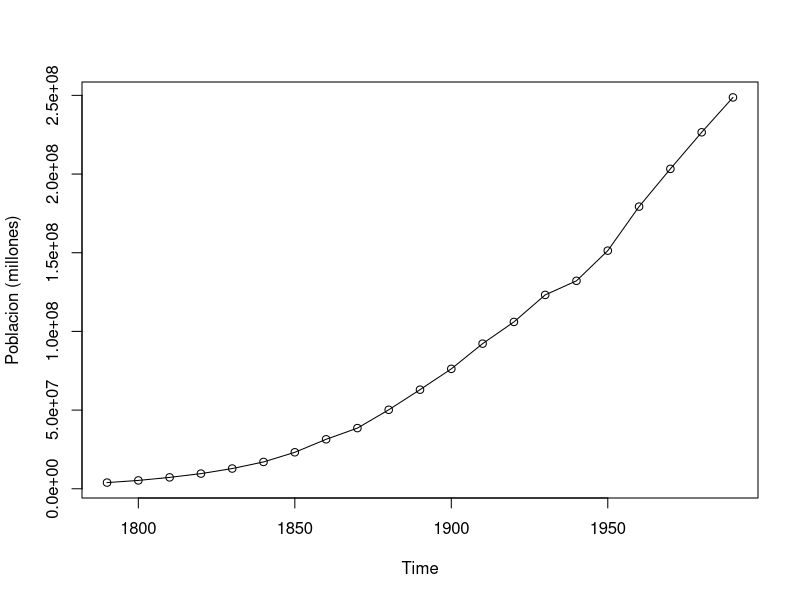
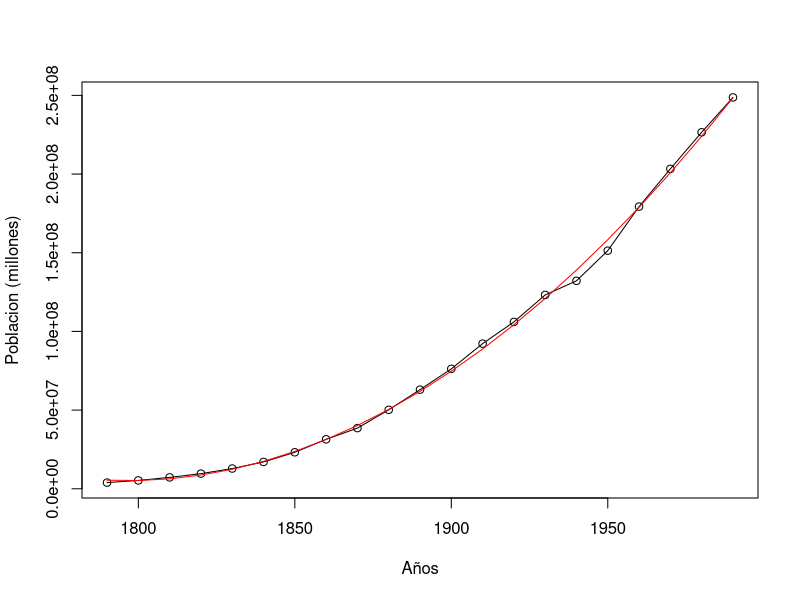
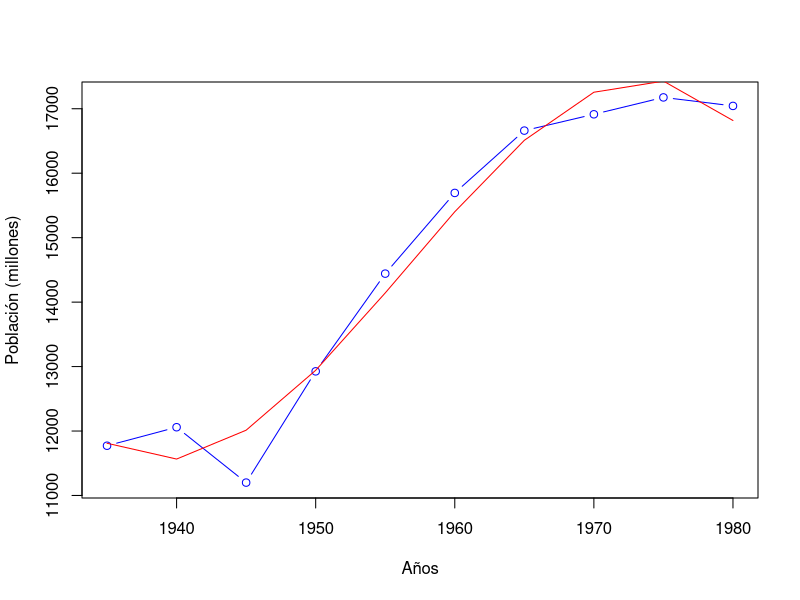
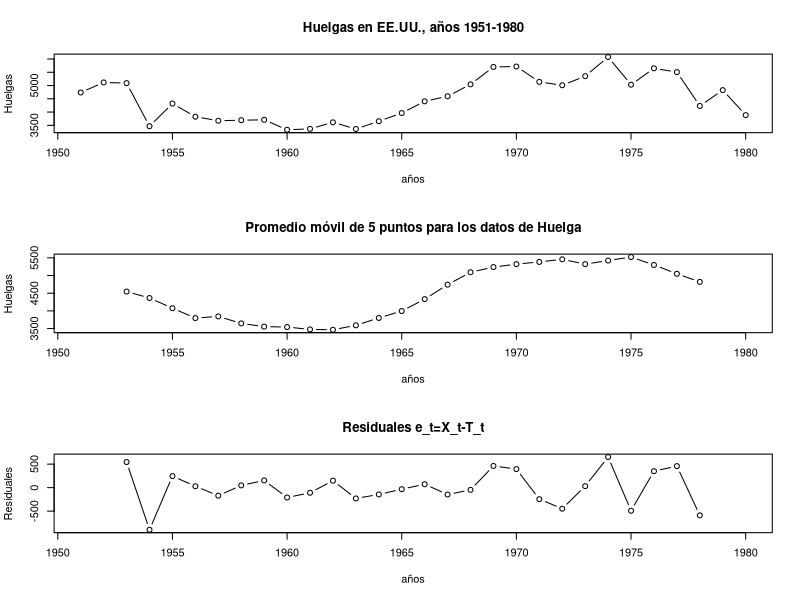
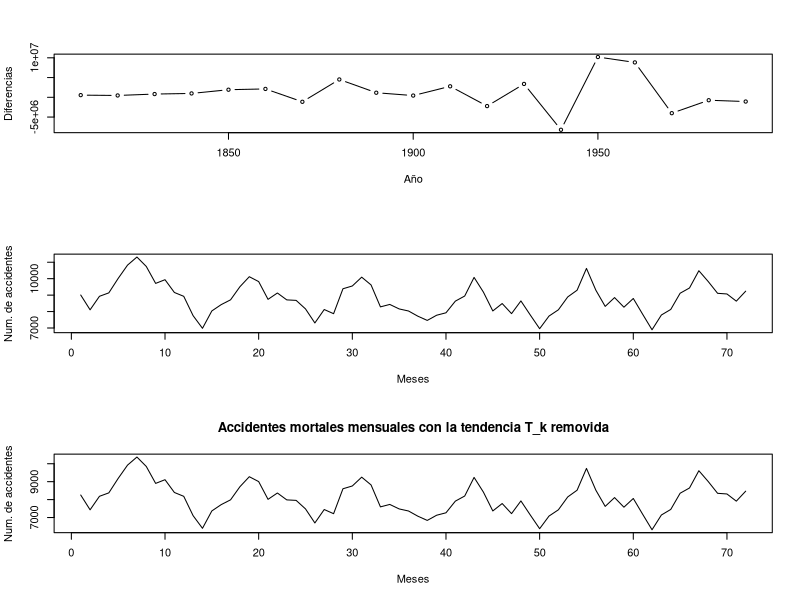
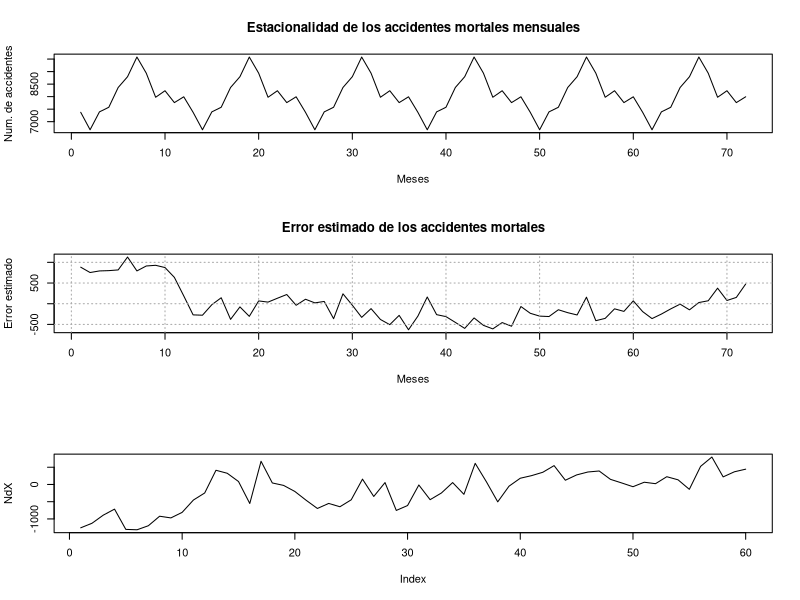
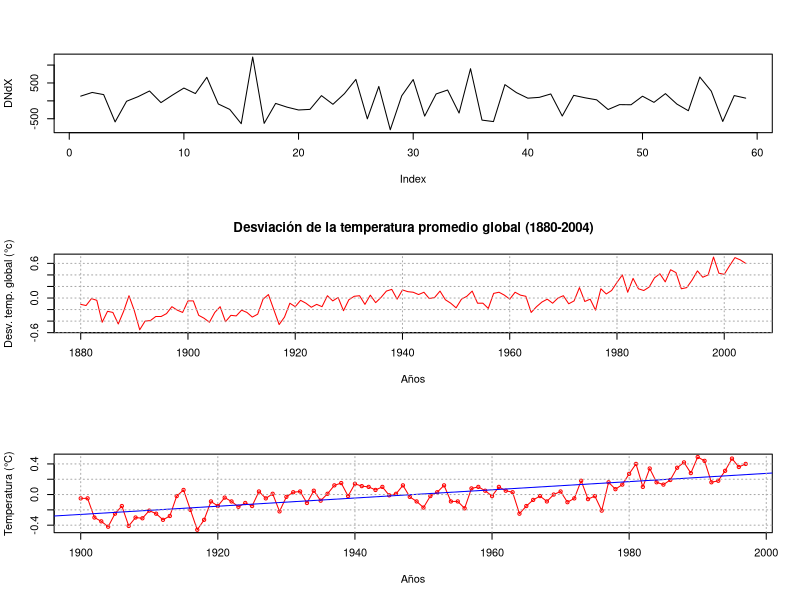
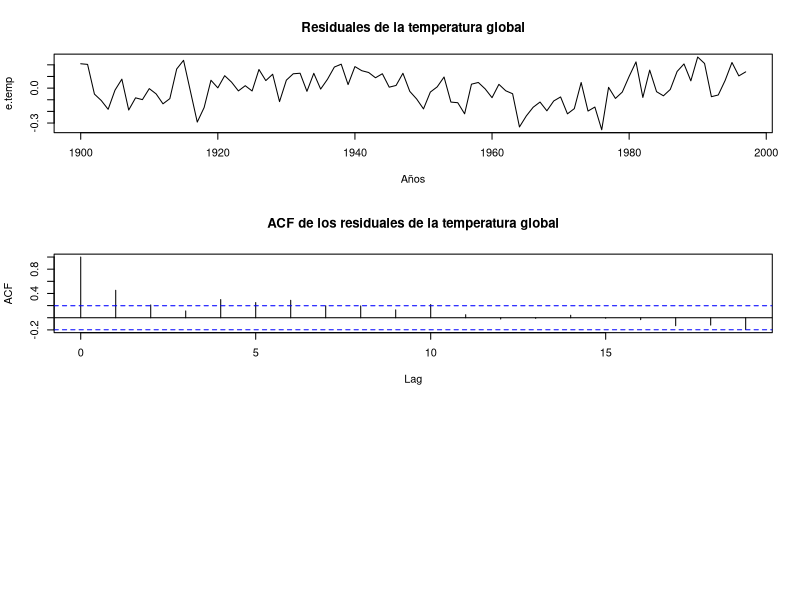

The R source for these figures, in order:
## ---- chunk 1
uspop=ts(scan("data/USPOP.txt"),frequency=1/10,start=1790) 
pop=window(uspop,start=1790)
plot(pop,type="o",ylab="Poblacion (millones)")
## ---- chunk 2
x=time(pop)
reg=lm(pop~x+I(x^2),na.action=NULL)
summary(reg)
plot(pop,type="o",xlab="Años",ylab="Poblacion (millones)")
lines(reg$fitted.values,col="red")
## ---- chunk 3
NRWpop=read.table("data/Population-North-Rhine-Westphalia.txt",
                     header = TRUE)
knitr::kable(head(NRWpop,booktabs=TRUE,
                  caption="Población (en millones) de North-Rhine-Westphalia, Alemania, 1935-1980"))
plot(NRWpop, type = "b",col="blue",xlab = "Años",ylab = "Población (millones)")
# Modelo cúbico
t=NRWpop[,1]
pob=NRWpop[,2]
modelo=lm(pob~t+I(t^2)+I(t^3),na.action = NULL)
summary(modelo)
lines(t,modelo$fitted.values,col="red")
## ---- chunk 4
H=read.table("data/Huelgas.txt")
# Proemdio móvil por medio de la función "filter"
W=filter(H[,2],sides=2,rep(1/5,5))
# Residuales de X_t
y=H[,2]-W 
# Graficos
par(mfrow=c(3,1))
plot(H,xlab="años",ylab="Huelgas",type='b',
     main = "Huelgas en EE.UU., años 1951-1980")
plot(H[,1],W,xlab="años",ylab="Huelgas",type='b',
     main = "Promedio móvil de 5 puntos para los datos de Huelga")
plot(H[,1],y,xlab="años",ylab="Residuales",type='b',
     main = "Residuales e_t=X_t-T_t")
## ---- chunk 5
Dx=diff(uspop,difference=2)
plot(Dx,type="b",xlab="Año", ylab="Diferencias")
## ---- chunk 6
X<-read.table("data/Accidentes3.txt", header = TRUE)
## ---- chunk 7
knitr::kable(
head(X, booktabs = TRUE,
caption = 'Accidentes mortales mensuales en EE.UU., años 1973-1978.')
)
## ---- chunk 8
n=6; d=12
V=numeric(n*d)
for(k in 1:n)
{
  for(j in 1:d)
  {
    V[(k-1)*d+j]=X[j,k+1]
  }
}
plot(V,type="l",xlab = "Meses", ylab = "Num. de accidentes")
## ---- chunk 9
# Estimacion de la tendencia
Tk=numeric(n*d)
for(k in 1:n)
{
  for(j in 1:d)
  {
    Tk[(k-1)*d+j]=Tk[(k-1)*d+j]+(1/12)*X[j,k+1]
  }
}
# Grafico con la tendencia removida
plot(V-Tk,type = "l",xlab = "Meses",ylab = "Num. de accidentes",
     main = "Accidentes mortales mensuales con la tendencia T_k removida")
# Estimacion de la estacionalidad
Ej=numeric(n*d)
for(j in 1:d)
{
  aux=0
  for(k in 1:n)
  {
    aux=aux+(X[j,k+1]-Tk[(k-1)*d+j])
  }
  for(k in 1:n)
  {
    Ej[(k-1)*d+j]=(1/n)*aux
  }
}
# Grafico de la estacionalidad
plot(Ej,type = "l",xlab = "Meses",ylab = "Num. de accidentes",
     main = "Estacionalidad de los accidentes mortales mensuales")
# Estimacion del error
error=V-Tk-Ej
# Grafico del error estimado
plot(error,type = "l",xlab = "Meses",ylab = "Error estimado",
     main = "Error estimado de los accidentes mortales")
grid(col = "darkgray")     
## ---- chunk 10
# Operador Nabla_d, usamos la funcion diff con lag=12
NdX=diff(V,lag=12)
plot(NdX,type = "l")
## ---- chunk 11
DNdX=diff(NdX)
plot(DNdX,type = "l")
## ---- chunk 12
# Lectura del archivo de datos
globtemp=read.table("data/globtemp2.txt")
# Grafico de la serie de datos
plot(globtemp[,1],globtemp[,2],type = "l",col = "red", xlab = "Años",
     ylab = "Desv. temp. global (°c)",
     main="Desviación de la temperatura promedio global (1880-2004)")
grid(col = "darkgray")
## ---- chunk 13
# Convertimos a serie de tiempo
gtemp=ts(globtemp[,2],start = 1880)
# Tomamos el subconjunto de 1900 a 1997
gtemp=window(gtemp,start = 1900, end = 1997)
# Calculamos la regresion lineal
fit=lm(gtemp~time(gtemp),na.action = NULL)
summary(fit)
# Grafico de la serie y la regresion
plot(gtemp,type = "o", xlab = "Años", ylab = "Temperatura (°C)", 
    col =  "red")
abline(fit, col = "blue")
grid(col="darkgray")
## ---- chunk 14
# Residuales
e.temp=gtemp-fit$fitted.values
plot(e.temp, xlab="Años", main="Residuales de la temperatura global")
# ACF de los residuales
acf(e.temp, main="ACF de los residuales de la temperatura global")
